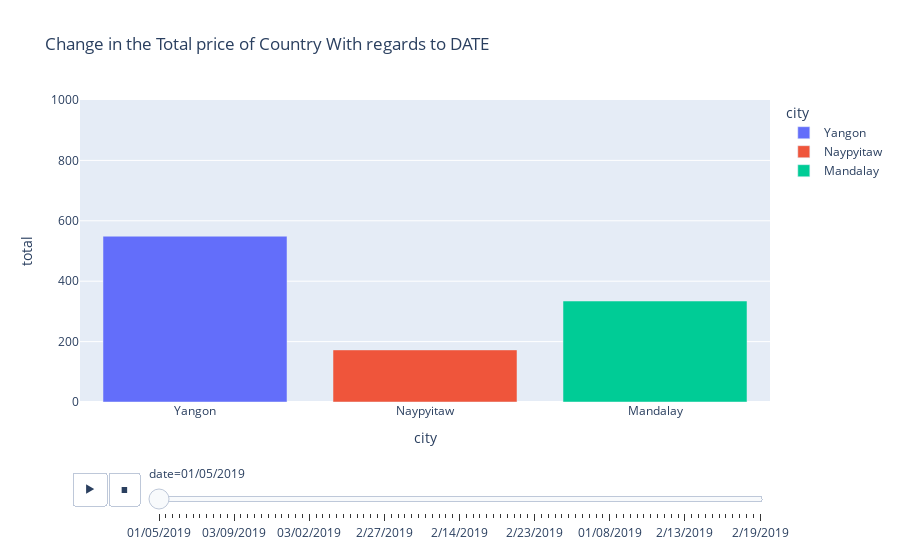

Write notebook code for a chart like this one.
### Code cell
#Change in Total Price of Country With regards to DATE
px.bar(sales_data,x='city', y='total', color='city', animation_frame='date', title='Change in the Total price of Country With regards to DATE', animation_group="branch", range_y=[0,1000])

### Figure 1 — Plotly figure (JSON) as saved in the notebook; plotly's stock layout.template omitted (floating-point values rounded to 4 significant figures)
{"data": [{"alignmentgroup": "True", "hovertemplate": "city=%{x}<br>date=01/05/2019<br>total=%{y}<extra></extra>", "ids": ["A", "A", "A", "A", "A"], "legendgroup": "Yangon", "marker": {"color": "#636efa", "pattern": {"shape": ""}}, "name": "Yangon", "offsetgroup": "Yangon", "orientation": "v", "showlegend": true, "textposition": "auto", "type": "bar", "x": ["Yangon", "Yangon", "Yangon", "Yangon", "Yangon"], "xaxis": "x", "y": [549.0, 263.1, 297.1, 225.3, 690.0], "yaxis": "y"}, {"alignmentgroup": "True", "hovertemplate": "city=%{x}<br>date=01/05/2019<br>total=%{y}<extra></extra>", "ids": ["C", "C", "C", "C"], "legendgroup": "Naypyitaw", "marker": {"color": "#EF553B", "pattern": {"shape": ""}}, "name": "Naypyitaw", "offsetgroup": "Naypyitaw", "orientation": "v", "showlegend": true, "textposition": "auto", "type": "bar", "x": ["Naypyitaw", "Naypyitaw", "Naypyitaw", "Naypyitaw"], "xaxis": "x", "y": [172.5, 33.49, 239.6, 579.8], "yaxis": "y"}, {"alignmentgroup": "True", "hovertemplate": "city=%{x}<br>date=01/05/2019<br>total=%{y}<extra></extra>", "ids": ["B", "B", "B"], "legendgroup": "Mandalay", "marker": {"color": "#00cc96", "pattern": {"shape": ""}}, "name": "Mandalay", "offsetgroup": "Mandalay", "orientation": "v", "showlegend": true, "textposition": "auto", "type": "bar", "x": ["Mandalay", "Mandalay", "Mandalay"], "xaxis": "x", "y": [334.3, 77.66, 74.76], "yaxis": "y"}], "layout": {"barmode": "relative", "legend": {"title": {"text": "city"}, "tracegroupgap": 0}, "sliders": [{"active": 0, "currentvalue": {"prefix": "date="}, "len": 0.9, "pad": {"b": 10, "t": 60}, "steps": [{"args": [["01/05/2019"], {"frame": {"duration": 0, "redraw": true}, "fromcurrent": true, "mode": "immediate", "transition": {"duration": 0, "easing": "linear"}}], "label": "01/05/2019", "method": "animate"}, {"args": [["03/08/2019"], {"frame": {"duration": 0, "redraw": true}, "fromcurrent": true, "mode": "immediate", "transition": {"duration": 0, "easing": "linear"}}], "label": "03/08/2019", "method": "animate"}, {"args": [["03/03/2019"], {"frame": {"duration": 0, "redraw": true}, "fromcurrent": true, "mode": "immediate", "transition": {"duration": 0, "easing": "linear"}}], "label": "03/03/2019", "method": "animate"}, {"args": [["1/27/2019"], {"frame": {"duration": 0, "redraw": true}, "fromcurrent": true, "mode": "immediate", "transition": {"duration": 0, "easing": "linear"}}], "label": "1/27/2019", "method": "animate"}, {"args": [["02/08/2019"], {"frame": {"duration": 0, "redraw": true}, "fromcurrent": true, "mode": "immediate", "transition": {"duration": 0, "easing": "linear"}}], "label": "02/08/2019", "method": "animate"}, {"args": [["3/25/2019"], {"frame": {"duration": 0, "redraw": true}, "fromcurrent": true, "mode": "immediate", "transition": {"duration": 0, "easing": "linear"}}], "label": "3/25/2019", "method": "animate"}, {"args": [["2/25/2019"], {"frame": {"duration": 0, "redraw": true}, "fromcurrent": true, "mode": "immediate", "transition": {"duration": 0, "easing": "linear"}}], "label": "2/25/2019", "method": "animate"}, {"args": [["2/24/2019"], {"frame": {"duration": 0, "redraw": true}, "fromcurrent": true, "mode": "immediate", "transition": {"duration": 0, "easing": "linear"}}], "label": "2/24/2019", "method": "animate"}, {"args": [["01/10/2019"], {"frame": {"duration": 0, "redraw": true}, "fromcurrent": true, "mode": "immediate", "transition": {"duration": 0, "easing": "linear"}}], "label": "01/10/2019", "method": "animate"}, {"args": [["2/20/2019"], {"frame": {"duration": 0, "redraw": true}, "fromcurrent": true, "mode": "immediate", "transition": {"duration": 0, "easing": "linear"}}], "label": "2/20/2019", "method": "animate"}, {"args": [["02/06/2019"], {"frame": {"duration": 0, "redraw": true}, "fromcurrent": true, "mode": "immediate", "transition": {"duration": 0, "easing": "linear"}}], "label": "02/06/2019", "method": "animate"}, {"args": [["03/09/2019"], {"frame": {"duration": 0, "redraw": true}, "fromcurrent": true, "mode": "immediate", "transition": {"duration": 0, "easing": "linear"}}], "label": "03/09/2019", "method": "animate"}, {"args": [["02/12/2019"], {"frame": {"duration": 0, "redraw": true}, "fromcurrent": true, "mode": "immediate", "transition": {"duration": 0, "easing": "linear"}}], "label": "02/12/2019", "method": "animate"}, {"args": [["02/07/2019"], {"frame": {"duration": 0, "redraw": true}, "fromcurrent": true, "mode": "immediate", "transition": {"duration": 0, "easing": "linear"}}], "label": "02/07/2019", "method": "animate"}, {"args": [["3/29/2019"], {"frame": {"duration": 0, "redraw": true}, "fromcurrent": true, "mode": "immediate", "transition": {"duration": 0, "easing": "linear"}}], "label": "3/29/2019", "method": "animate"}, {"args": [["1/15/2019"], {"frame": {"duration": 0, "redraw": true}, "fromcurrent": true, "mode": "immediate", "transition": {"duration": 0, "easing": "linear"}}], "label": "1/15/2019", "method": "animate"}, {"args": [["03/11/2019"], {"frame": {"duration": 0, "redraw": true}, "fromcurrent": true, "mode": "immediate", "transition": {"duration": 0, "easing": "linear"}}], "label": "03/11/2019", "method": "animate"}, {"args": [["01/01/2019"], {"frame": {"duration": 0, "redraw": true}, "fromcurrent": true, "mode": "immediate", "transition": {"duration": 0, "easing": "linear"}}], "label": "01/01/2019", "method": "animate"}, {"args": [["1/21/2019"], {"frame": {"duration": 0, "redraw": true}, "fromcurrent": true, "mode": "immediate", "transition": {"duration": 0, "easing": "linear"}}], "label": "1/21/2019", "method": "animate"}, {"args": [["03/05/2019"], {"frame": {"duration": 0, "redraw": true}, "fromcurrent": true, "mode": "immediate", "transition": {"duration": 0, "easing": "linear"}}], "label": "03/05/2019", "method": "animate"}, {"args": [["3/15/2019"], {"frame": {"duration": 0, "redraw": true}, "fromcurrent": true, "mode": "immediate", "transition": {"duration": 0, "easing": "linear"}}], "label": "3/15/2019", "method": "animate"}, {"args": [["2/17/2019"], {"frame": {"duration": 0, "redraw": true}, "fromcurrent": true, "mode": "immediate", "transition": {"duration": 0, "easing": "linear"}}], "label": "2/17/2019", "method": "animate"}, {"args": [["03/02/2019"], {"frame": {"duration": 0, "redraw": true}, "fromcurrent": true, "mode": "immediate", "transition": {"duration": 0, "easing": "linear"}}], "label": "03/02/2019", "method": "animate"}, {"args": [["3/22/2019"], {"frame": {"duration": 0, "redraw": true}, "fromcurrent": true, "mode": "immediate", "transition": {"duration": 0, "easing": "linear"}}], "label": "3/22/2019", "method": "animate"}, {"args": [["03/10/2019"], {"frame": {"duration": 0, "redraw": true}, "fromcurrent": true, "mode": "immediate", "transition": {"duration": 0, "easing": "linear"}}], "label": "03/10/2019", "method": "animate"}, {"args": [["1/25/2019"], {"frame": {"duration": 0, "redraw": true}, "fromcurrent": true, "mode": "immediate", "transition": {"duration": 0, "easing": "linear"}}], "label": "1/25/2019", "method": "animate"}, {"args": [["1/28/2019"], {"frame": {"duration": 0, "redraw": true}, "fromcurrent": true, "mode": "immediate", "transition": {"duration": 0, "easing": "linear"}}], "label": "1/28/2019", "method": "animate"}, {"args": [["01/07/2019"], {"frame": {"duration": 0, "redraw": true}, "fromcurrent": true, "mode": "immediate", "transition": {"duration": 0, "easing": "linear"}}], "label": "01/07/2019", "method": "animate"}, {"args": [["3/23/2019"], {"frame": {"duration": 0, "redraw": true}, "fromcurrent": true, "mode": "immediate", "transition": {"duration": 0, "easing": "linear"}}], "label": "3/23/2019", "method": "animate"}, {"args": [["1/17/2019"], {"frame": {"duration": 0, "redraw": true}, "fromcurrent": true, "mode": "immediate", "transition": {"duration": 0, "easing": "linear"}}], "label": "1/17/2019", "method": "animate"}, {"args": [["02/02/2019"], {"frame": {"duration": 0, "redraw": true}, "fromcurrent": true, "mode": "immediate", "transition": {"duration": 0, "easing": "linear"}}], "label": "02/02/2019", "method": "animate"}, {"args": [["03/04/2019"], {"frame": {"duration": 0, "redraw": true}, "fromcurrent": true, "mode": "immediate", "transition": {"duration": 0, "easing": "linear"}}], "label": "03/04/2019", "method": "animate"}, {"args": [["3/16/2019"], {"frame": {"duration": 0, "redraw": true}, "fromcurrent": true, "mode": "immediate", "transition": {"duration": 0, "easing": "linear"}}], "label": "3/16/2019", "method": "animate"}, {"args": [["2/27/2019"], {"frame": {"duration": 0, "redraw": true}, "fromcurrent": true, "mode": "immediate", "transition": {"duration": 0, "easing": "linear"}}], "label": "2/27/2019", "method": "animate"}, {"args": [["02/10/2019"], {"frame": {"duration": 0, "redraw": true}, "fromcurrent": true, "mode": "immediate", "transition": {"duration": 0, "easing": "linear"}}], "label": "02/10/2019", "method": "animate"}, {"args": [["3/19/2019"], {"frame": {"duration": 0, "redraw": true}, "fromcurrent": true, "mode": "immediate", "transition": {"duration": 0, "easing": "linear"}}], "label": "3/19/2019", "method": "animate"}, {"args": [["02/03/2019"], {"frame": {"duration": 0, "redraw": true}, "fromcurrent": true, "mode": "immediate", "transition": {"duration": 0, "easing": "linear"}}], "label": "02/03/2019", "method": "animate"}, {"args": [["03/07/2019"], {"frame": {"duration": 0, "redraw": true}, "fromcurrent": true, "mode": "immediate", "transition": {"duration": 0, "easing": "linear"}}], "label": "03/07/2019", "method": "animate"}, {"args": [["2/28/2019"], {"frame": {"duration": 0, "redraw": true}, "fromcurrent": true, "mode": "immediate", "transition": {"duration": 0, "easing": "linear"}}], "label": "2/28/2019", "method": "animate"}, {"args": [["3/27/2019"], {"frame": {"duration": 0, "redraw": true}, "fromcurrent": true, "mode": "immediate", "transition": {"duration": 0, "easing": "linear"}}], "label": "3/27/2019", "method": "animate"}, {"args": [["1/20/2019"], {"frame": {"duration": 0, "redraw": true}, "fromcurrent": true, "mode": "immediate", "transition": {"duration": 0, "easing": "linear"}}], "label": "1/20/2019", "method": "animate"}, {"args": [["03/12/2019"], {"frame": {"duration": 0, "redraw": true}, "fromcurrent": true, "mode": "immediate", "transition": {"duration": 0, "easing": "linear"}}], "label": "03/12/2019", "method": "animate"}, {"args": [["2/15/2019"], {"frame": {"duration": 0, "redraw": true}, "fromcurrent": true, "mode": "immediate", "transition": {"duration": 0, "easing": "linear"}}], "label": "2/15/2019", "method": "animate"}, {"args": [["03/06/2019"], {"frame": {"duration": 0, "redraw": true}, "fromcurrent": true, "mode": "immediate", "transition": {"duration": 0, "easing": "linear"}}], "label": "03/06/2019", "method": "animate"}, {"args": [["2/14/2019"], {"frame": {"duration": 0, "redraw": true}, "fromcurrent": true, "mode": "immediate", "transition": {"duration": 0, "easing": "linear"}}], "label": "2/14/2019", "method": "animate"}, {"args": [["3/13/2019"], {"frame": {"duration": 0, "redraw": true}, "fromcurrent": true, "mode": "immediate", "transition": {"duration": 0, "easing": "linear"}}], "label": "3/13/2019", "method": "animate"}, {"args": [["1/24/2019"], {"frame": {"duration": 0, "redraw": true}, "fromcurrent": true, "mode": "immediate", "transition": {"duration": 0, "easing": "linear"}}], "label": "1/24/2019", "method": "animate"}, {"args": [["01/06/2019"], {"frame": {"duration": 0, "redraw": true}, "fromcurrent": true, "mode": "immediate", "transition": {"duration": 0, "easing": "linear"}}], "label": "01/06/2019", "method": "animate"}, {"args": [["02/11/2019"], {"frame": {"duration": 0, "redraw": true}, "fromcurrent": true, "mode": "immediate", "transition": {"duration": 0, "easing": "linear"}}], "label": "02/11/2019", "method": "animate"}, {"args": [["1/22/2019"], {"frame": {"duration": 0, "redraw": true}, "fromcurrent": true, "mode": "immediate", "transition": {"duration": 0, "easing": "linear"}}], "label": "1/22/2019", "method": "animate"}, {"args": [["1/13/2019"], {"frame": {"duration": 0, "redraw": true}, "fromcurrent": true, "mode": "immediate", "transition": {"duration": 0, "easing": "linear"}}], "label": "1/13/2019", "method": "animate"}, {"args": [["01/09/2019"], {"frame": {"duration": 0, "redraw": true}, "fromcurrent": true, "mode": "immediate", "transition": {"duration": 0, "easing": "linear"}}], "label": "01/09/2019", "method": "animate"}, {"args": [["01/12/2019"], {"frame": {"duration": 0, "redraw": true}, "fromcurrent": true, "mode": "immediate", "transition": {"duration": 0, "easing": "linear"}}], "label": "01/12/2019", "method": "animate"}, {"args": [["1/26/2019"], {"frame": {"duration": 0, "redraw": true}, "fromcurrent": true, "mode": "immediate", "transition": {"duration": 0, "easing": "linear"}}], "label": "1/26/2019", "method": "animate"}, {"args": [["1/23/2019"], {"frame": {"duration": 0, "redraw": true}, "fromcurrent": true, "mode": "immediate", "transition": {"duration": 0, "easing": "linear"}}], "label": "1/23/2019", "method": "animate"}, {"args": [["2/23/2019"], {"frame": {"duration": 0, "redraw": true}, "fromcurrent": true, "mode": "immediate", "transition": {"duration": 0, "easing": "linear"}}], "label": "2/23/2019", "method": "animate"}, {"args": [["01/02/2019"], {"frame": {"duration": 0, "redraw": true}, "fromcurrent": true, "mode": "immediate", "transition": {"duration": 0, "easing": "linear"}}], "label": "01/02/2019", "method": "animate"}, {"args": [["02/09/2019"], {"frame": {"duration": 0, "redraw": true}, "fromcurrent": true, "mode": "immediate", "transition": {"duration": 0, "easing": "linear"}}], "label": "02/09/2019", "method": "animate"}, {"args": [["3/26/2019"], {"frame": {"duration": 0, "redraw": true}, "fromcurrent": true, "mode": "immediate", "transition": {"duration": 0, "easing": "linear"}}], "label": "3/26/2019", "method": "animate"}, {"args": [["03/01/2019"], {"frame": {"duration": 0, "redraw": true}, "fromcurrent": true, "mode": "immediate", "transition": {"duration": 0, "easing": "linear"}}], "label": "03/01/2019", "method": "animate"}, {"args": [["02/01/2019"], {"frame": {"duration": 0, "redraw": true}, "fromcurrent": true, "mode": "immediate", "transition": {"duration": 0, "easing": "linear"}}], "label": "02/01/2019", "method": "animate"}, {"args": [["3/28/2019"], {"frame": {"duration": 0, "redraw": true}, "fromcurrent": true, "mode": "immediate", "transition": {"duration": 0, "easing": "linear"}}], "label": "3/28/2019", "method": "animate"}, {"args": [["3/24/2019"], {"frame": {"duration": 0, "redraw": true}, "fromcurrent": true, "mode": "immediate", "transition": {"duration": 0, "easing": "linear"}}], "label": "3/24/2019", "method": "animate"}, {"args": [["02/05/2019"], {"frame": {"duration": 0, "redraw": true}, "fromcurrent": true, "mode": "immediate", "transition": {"duration": 0, "easing": "linear"}}], "label": "02/05/2019", "method": "animate"}, {"args": [["1/19/2019"], {"frame": {"duration": 0, "redraw": true}, "fromcurrent": true, "mode": "immediate", "transition": {"duration": 0, "easing": "linear"}}], "label": "1/19/2019", "method": "animate"}, {"args": [["1/16/2019"], {"frame": {"duration": 0, "redraw": true}, "fromcurrent": true, "mode": "immediate", "transition": {"duration": 0, "easing": "linear"}}], "label": "1/16/2019", "method": "animate"}, {"args": [["01/08/2019"], {"frame": {"duration": 0, "redraw": true}, "fromcurrent": true, "mode": "immediate", "transition": {"duration": 0, "easing": "linear"}}], "label": "01/08/2019", "method": "animate"}, {"args": [["2/18/2019"], {"frame": {"duration": 0, "redraw": true}, "fromcurrent": true, "mode": "immediate", "transition": {"duration": 0, "easing": "linear"}}], "label": "2/18/2019", "method": "animate"}, {"args": [["1/18/2019"], {"frame": {"duration": 0, "redraw": true}, "fromcurrent": true, "mode": "immediate", "transition": {"duration": 0, "easing": "linear"}}], "label": "1/18/2019", "method": "animate"}, {"args": [["2/16/2019"], {"frame": {"duration": 0, "redraw": true}, "fromcurrent": true, "mode": "immediate", "transition": {"duration": 0, "easing": "linear"}}], "label": "2/16/2019", "method": "animate"}, {"args": [["2/22/2019"], {"frame": {"duration": 0, "redraw": true}, "fromcurrent": true, "mode": "immediate", "transition": {"duration": 0, "easing": "linear"}}], "label": "2/22/2019", "method": "animate"}, {"args": [["1/29/2019"], {"frame": {"duration": 0, "redraw": true}, "fromcurrent": true, "mode": "immediate", "transition": {"duration": 0, "easing": "linear"}}], "label": "1/29/2019", "method": "animate"}, {"args": [["01/04/2019"], {"frame": {"duration": 0, "redraw": true}, "fromcurrent": true, "mode": "immediate", "transition": {"duration": 0, "easing": "linear"}}], "label": "01/04/2019", "method": "animate"}, {"args": [["3/30/2019"], {"frame": {"duration": 0, "redraw": true}, "fromcurrent": true, "mode": "immediate", "transition": {"duration": 0, "easing": "linear"}}], "label": "3/30/2019", "method": "animate"}, {"args": [["1/30/2019"], {"frame": {"duration": 0, "redraw": true}, "fromcurrent": true, "mode": "immediate", "transition": {"duration": 0, "easing": "linear"}}], "label": "1/30/2019", "method": "animate"}, {"args": [["01/03/2019"], {"frame": {"duration": 0, "redraw": true}, "fromcurrent": true, "mode": "immediate", "transition": {"duration": 0, "easing": "linear"}}], "label": "01/03/2019", "method": "animate"}, {"args": [["3/21/2019"], {"frame": {"duration": 0, "redraw": true}, "fromcurrent": true, "mode": "immediate", "transition": {"duration": 0, "easing": "linear"}}], "label": "3/21/2019", "method": "animate"}, {"args": [["2/13/2019"], {"frame": {"duration": 0, "redraw": true}, "fromcurrent": true, "mode": "immediate", "transition": {"duration": 0, "easing": "linear"}}], "label": "2/13/2019", "method": "animate"}, {"args": [["1/14/2019"], {"frame": {"duration": 0, "redraw": true}, "fromcurrent": true, "mode": "immediate", "transition": {"duration": 0, "easing": "linear"}}], "label": "1/14/2019", "method": "animate"}, {"args": [["3/18/2019"], {"frame": {"duration": 0, "redraw": true}, "fromcurrent": true, "mode": "immediate", "transition": {"duration": 0, "easing": "linear"}}], "label": "3/18/2019", "method": "animate"}, {"args": [["3/20/2019"], {"frame": {"duration": 0, "redraw": true}, "fromcurrent": true, "mode": "immediate", "transition": {"duration": 0, "easing": "linear"}}], "label": "3/20/2019", "method": "animate"}, {"args": [["2/21/2019"], {"frame": {"duration": 0, "redraw": true}, "fromcurrent": true, "mode": "immediate", "transition": {"duration": 0, "easing": "linear"}}], "label": "2/21/2019", "method": "animate"}, {"args": [["1/31/2019"], {"frame": {"duration": 0, "redraw": true}, "fromcurrent": true, "mode": "immediate", "transition": {"duration": 0, "easing": "linear"}}], "label": "1/31/2019", "method": "animate"}, {"args": [["01/11/2019"], {"frame": {"duration": 0, "redraw": true}, "fromcurrent": true, "mode": "immediate", "transition": {"duration": 0, "easing": "linear"}}], "label": "01/11/2019", "method": "animate"}, {"args": [["2/26/2019"], {"frame": {"duration": 0, "redraw": true}, "fromcurrent": true, "mode": "immediate", "transition": {"duration": 0, "easing": "linear"}}], "label": "2/26/2019", "method": "animate"}, {"args": [["3/17/2019"], {"frame": {"duration": 0, "redraw": true}, "fromcurrent": true, "mode": "immediate", "transition": {"duration": 0, "easing": "linear"}}], "label": "3/17/2019", "method": "animate"}, {"args": [["3/14/2019"], {"frame": {"duration": 0, "redraw": true}, "fromcurrent": true, "mode": "immediate", "transition": {"duration": 0, "easing": "linear"}}], "label": "3/14/2019", "method": "animate"}, {"args": [["02/04/2019"], {"frame": {"duration": 0, "redraw": true}, "fromcurrent": true, "mode": "immediate", "transition": {"duration": 0, "easing": "linear"}}], "label": "02/04/2019", "method": "animate"}, {"args": [["2/19/2019"], {"frame": {"duration": 0, "redraw": true}, "fromcurrent": true, "mode": "immediate", "transition": {"duration": 0, "easing": "linear"}}], "label": "2/19/2019", "method": "animate"}], "x": 0.1, "xanchor": "left", "y": 0, "yanchor": "top"}], "title": {"text": "Change in the Total price of Country With regards to DATE"}, "updatemenus": [{"buttons": [{"args": [null, {"frame": {"duration": 500, "redraw": true}, "fromcurrent": true, "mode": "immediate", "transition": {"duration": 500, "easing": "linear"}}], "label": "&#9654;", "method": "animate"}, {"args": [[null], {"frame": {"duration": 0, "redraw": true}, "fromcurrent": true, "mode": "immediate", "transition": {"duration": 0, "easing": "linear"}}], "label": "&#9724;", "method": "animate"}], "direction": "left", "pad": {"r": 10, "t": 70}, "showactive": false, "type": "buttons", "x": 0.1, "xanchor": "right", "y": 0, "yanchor": "top"}], "xaxis": {"anchor": "y", "categoryarray": ["Yangon", "Naypyitaw", "Mandalay"], "categoryorder": "array", "domain": [0, 1], "title": {"text": "city"}}, "yaxis": {"anchor": "x", "domain": [0, 1], "range": [0, 1000], "title": {"text": "total"}}}}
